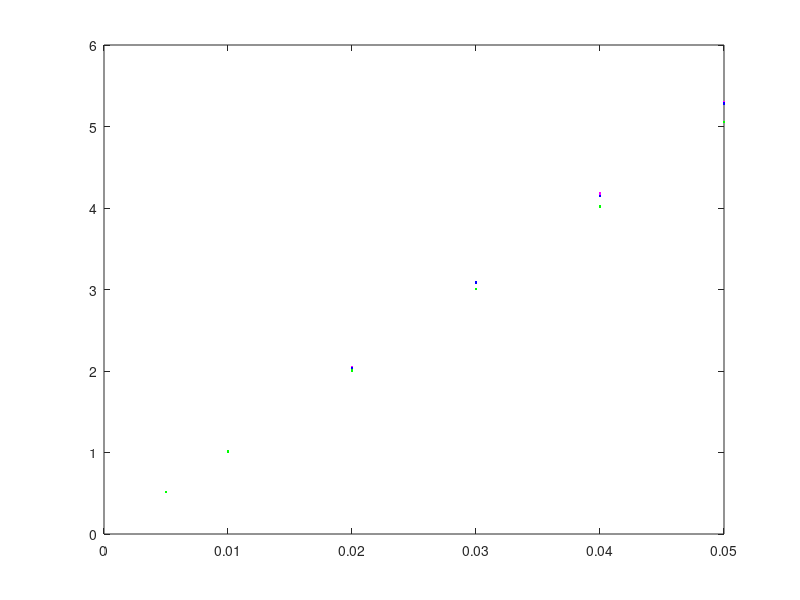

Here is the MATLAB script that generated this plot: (Note: this script raises an error after producing the figure.)

%link retransmissions for abilene topology for WASHng at WASHng-ATLAng link

rt_WASHng_maxRet3 = [150  154  169  147  144  179  153  143  155  137  151  139  172  137  150  163  171  181  151  155;
					307  292  321  310  309  318  310  273  319  296  307  303  315  279  300  312  314  328  290  319;
					615  604  598  624  610  621  610  578  608  574  626  640  628  606  596  596  662  658  565  640;
					929  893  889  931  915  944  930  865  910  908  925  964  939  930  908  923  984  979  863  957;
					1251  1214  1203  1277  1238  1283  1280  1229  1290  1220  1284  1273  1243  1227  1210  1253  1315  1299  1188  1281;
					1614  1599  1528  1589  1542  1633  1603  1546  1549  1569  1588  1591  1586  1563  1554  1612  1677  1646  1540  1628;
					]/300;

rt_WASHng_maxRet2 = [150  154  169  147  144  179  153  143  155  137  151  138  172  137  150  163  171  181  151  155;
					310  291  323  310  313  318  310  273  319  296  307  303  315  279  300  312  314  327  289  318;
					615  604  599  616  612  619  598  575  610  583  617  639  628  607  602  603  644  649  559  645;
					942  909  885  925  917  953  931  857  922  909  935  950  940  924  910  929  970  979  858  959;
					1265  1209  1188  1266  1223  1273  1256  1205  1247  1235  1266  1263  1236  1241  1228  1239  1301  1295  1186  1268;
					1612  1566  1523  1595  1571  1591  1622  1565  1533  1556  1596  1607  1571  1577  1545  1599  1668  1620  1560  1630;
					]/300;

rt_WASHng_maxRet1 = [150  155  166  149  143  175  153  144  152  137  150  137  171  135  153  161  170  178  149  155;
					310  296  322  303  314  316  312  270  309  294  305  300  308  277  302  300  300  321  287  315;
					612  606  586  613  599  615  586  573  594  567  603  640  617  596  593  596  645  634  555  620;
					910  881  859  896  868  913  892  853  899  877  885  942  901  903  890  895  939  960  950  923;
					1226  1181  1161  1233  1185  1236  1224  1173  1210  1181  1239  1230  1197  1167  1207  1184  1260  1250  1142  1232;
					1545  1504  1458  1500  1510  1534  1529  1483  1490  1490  1497  1538  1507  1496  1509  1565  1598  1557  1485  1548;
					]/300;


probabilities = [0.005; 0.01; 0.02; 0.03; 0.04; 0.05;];

h = plot	(probabilities, mean(rt_WASHng_maxRet3,2), 'm.',
			 probabilities, mean(rt_WASHng_maxRet2,2), 'b.',
			 probabilities, mean(rt_WASHng_maxRet1,2), 'g.'
			);

h = errorbar(probabilities, mean(rt_WASHng_maxRet3,2), ci(rt_WASHng_maxRet3)(:,1), ci(rt_WASHng_maxRet3)(:,2), 'm.',
			 probabilities, mean(rt_WASHng_maxRet2,2), ci(rt_WASHng_maxRet2)(:,1), ci(rt_WASHng_maxRet2)(:,2), 'b.',
			 probabilities, mean(rt_WASHng_maxRet1,2), ci(rt_WASHng_maxRet1)(:,1), ci(rt_WASHng_maxRet1)(:,2), 'g.'
			);

set(h,'markersize',20);
axis([0 0.05 0 6]);

ax = gca();
set(ax, 'fontsize', 22);
set(ax,'YGrid','on');

b=legend('Max Retransmissions = 3', 'Max Retransmissions = 2', 'Max Retransmissions = 1');
set(b, 'Location', 'northwest');

title('Link layer retransmissions for WASHng at WASHng-ATLAng link');
xlabel('Error probability of links');
ylabel('Percent of link layer retransmissions');